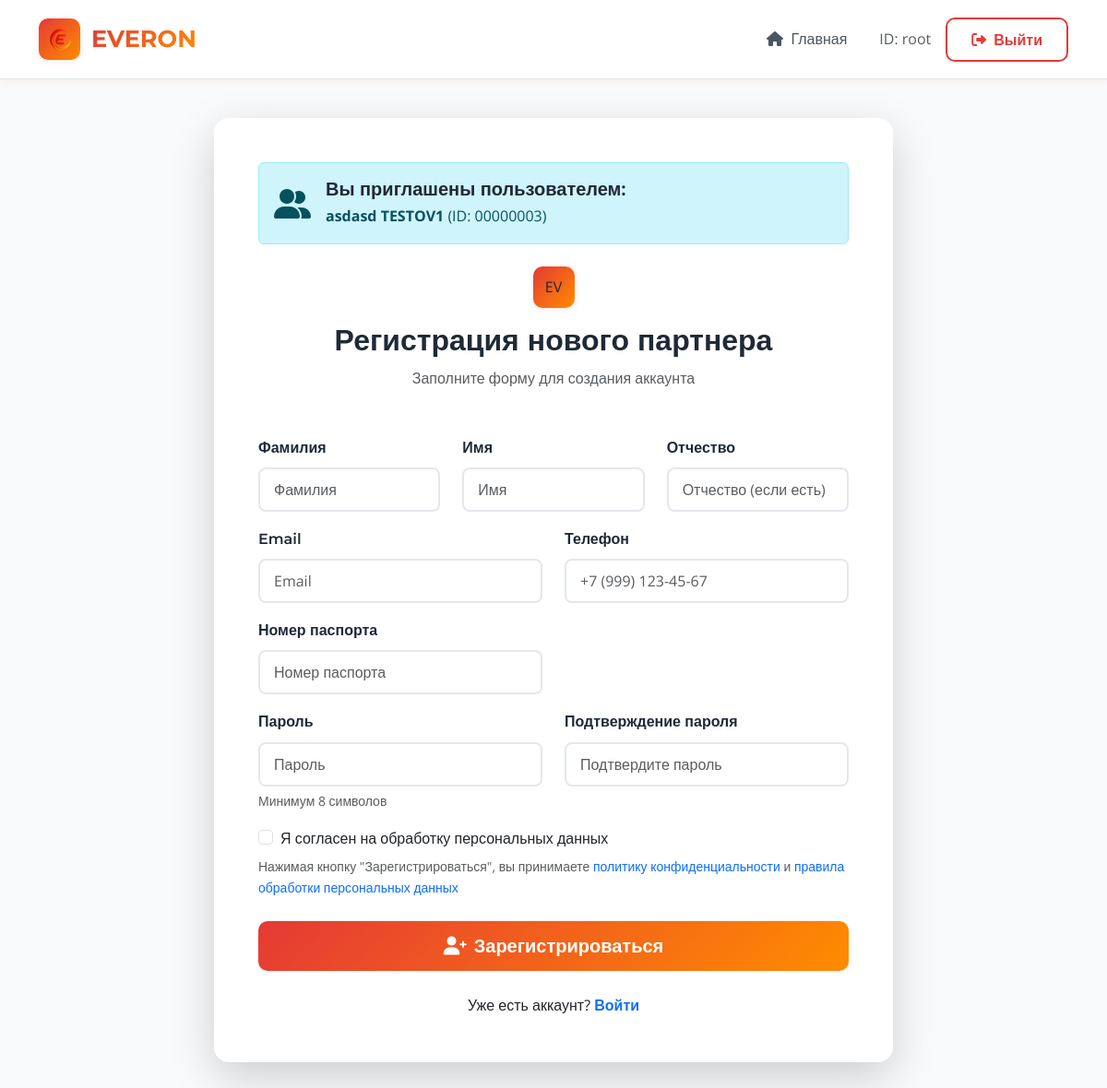
Page /register/ref-E0067E77007F4FB0/ (signed in) on the committed database.
### accounts/models.py (models this page shows, shortened)
class CustomUser(AbstractUser):
    user_id = models.CharField(
        max_length=8,
        unique=True,
        editable=False,
        verbose_name='ID пользователя'
    )
    phone = models.CharField(
        max_length=20,
        validators=[RegexValidator(r'^\+?1?\d{9,15}$', 'Введите корректный номер телефона')],
        verbose_name='Телефон'
    )
    country = models.CharField(
        max_length=100,
        verbose_name='Страна'
    )
    middle_name = models.CharField(
        max_length=100,
        blank=True,
        null=True,
        verbose_name='Отчество'
    )
    passport_number = models.CharField(
        max_length=20,
        blank=True,
        null=True,
        verbose_name='Номер паспорта'
    )
    is_terms_accepted = models.BooleanField(
        default=False,
        verbose_name='Согласие на обработку данных'
    )
    is_email_verified = models.BooleanField(
        default=False,
        verbose_name='Email подтвержден'
    )
    email_verification_code = models.CharField(
        max_length=6,
        blank=True,
        null=True,
        verbose_name='Код подтверждения email'
    )
    email_verification_sent_at = models.DateTimeField(
        blank=True,
        null=True,
        verbose_name='Время отправки кода подтверждения'
    )
    referral_code = models.CharField(
        max_length=32,
        unique=True,
        editable=False,
        verbose_name='Реферальный код'
    )
    referrer = models.ForeignKey(
        'self',
        on_delete=models.SET_NULL,
        null=True,
        blank=True,
        related_name='referrals',
        verbose_name='Пригласивший пользователь'
    )
    referral_link = models.CharField(
        max_length=255,
        unique=True,
        editable=False,
        verbose_name='Реферальная ссылка'
    )
    personal_volume = models.DecimalField(
        max_digits=10,
        decimal_places=2,
        default=0,
        verbose_name='Личный объем'
    )
    group_volume = models.DecimalField(
        max_digits=10,
        decimal_places=2,
        default=0,
        verbose_name='Групповой объем'
    )
    earnings = models.DecimalField(
        max_digits=10,
        decimal_places=2,
        default=0,
        verbose_name='Начисления'
    )
    available_for_withdrawal = models.DecimalField(
        max_digits=10,
        decimal_places=2,
        default=0,
        verbose_name='Доступно для вывода'
    )
    partner_level = models.CharField(
        max_length=50,
        default='Начинающий',
        verbose_name='Уровень партнера'
    )
    registration_date = models.DateField(
        auto_now_add=True,
        verbose_name='Дата регистрации'
    )
    is_partner = models.BooleanField(
        default=True,
        verbose_name='Партнер'
    )
    total_referrals = models.PositiveIntegerField(
        default=0,
        verbose_name='Всего приглашенных'
    )
    active_referrals = models.PositiveIntegerField(
        default=0,
        verbose_name='Активных рефералов'
    )
    USER_TYPE_CHOICES = (
        ('partner', 'Партнер'),
        ('store', 'Магазин/Продавец'),
    )
    user_type = models.CharField(
        max_length=10,
        choices=USER_TYPE_CHOICES,
        default='partner',
        verbose_name='Тип пользователя'
    )
    class Meta:
        verbose_name = 'Пользователь'
        verbose_name_plural = 'Пользователи'

### accounts/views.py (the view)
# urls.py: path('register/<str:referral_link>/', accounts_views.referral_register_view, name='referral_register'),
def referral_register_view(request, referral_link):
    try:
        referrer = CustomUser.objects.get(referral_link=referral_link)
    except CustomUser.DoesNotExist:
        messages.error(request, 'Неверная реферальная ссылка')
        return redirect('accounts:login')
    if request.method == 'POST':
        form = ReferralRegistrationForm(request.POST)
        if form.is_valid():
            try:
                user = form.save(referrer=referrer)
                verification_code = user.generate_email_verification_code()
                send_verification_email_task.delay(
                    email=user.email,
                    code=verification_code,
                    username=user.get_full_name()
                )
                request.session['user_for_verification'] = user.user_id
                request.session['email_for_verification'] = user.email
                messages.success(request,
                                 f'Регистрация успешна! На почту {user.email} отправлен код подтверждения.')
                return redirect('accounts:verify_email')
            except Exception as e:
                messages.error(request, f'Ошибка при регистрации: {str(e)}')
    else:
        form = ReferralRegistrationForm()
    context = {
        'form': form,
        'referrer': referrer,
        'referral_link': referral_link
    }
    return render(request, 'accounts/referral_register.html', context)

### templates/accounts/referral_register.html (shortened to what this page needs)
{% extends 'base.html' %}
{% block content %}
<div class="container py-5">
    <div class="row justify-content-center">
        <div class="col-md-8">
            <div class="card shadow-lg border-0">
                <div class="card-body p-5">
                    {% if referrer %}
                    <div class="alert alert-info mb-4">
                        <div class="d-flex align-items-center">
                            <i class="fas fa-user-friends fa-2x me-3"></i>
                            <div>
                                <h5 class="mb-1">Вы приглашены пользователем:</h5>
                                <p class="mb-0">
                                    <strong>{{ referrer.get_full_name }}</strong>
                                    (ID: {{ referrer.user_id }})
                                </p>
                            </div>
                        </div>
                    </div>
                    {% endif %}
                    <div class="text-center mb-5">
                        <div class="logo-square mx-auto mb-3">
                            <span>EV</span>
                        </div>
                        <h2 class="fw-bold">Регистрация нового партнера</h2>
                        <p class="text-muted">Заполните форму для создания аккаунта</p>
                    </div>
                    <form method="post" novalidate>
                        <div class="row">
                            <div class="col-md-4 mb-3">
                                <label class="form-label">{{ form.last_name.label }}</label>
                                {{ form.last_name }}
                            </div>
                            <div class="col-md-4 mb-3">
                                <label class="form-label">{{ form.first_name.label }}</label>
                                {{ form.first_name }}
                            </div>
                            <div class="col-md-4 mb-3">
                                <label class="form-label">{{ form.middle_name.label }}</label>
                                {{ form.middle_name }}
                            </div>
                        </div>
                        <div class="row">
                            <div class="col-md-6 mb-3">
                                <label class="form-label">{{ form.email.label }}</label>
                                {{ form.email }}
                            </div>
                            <div class="col-md-6 mb-3">
                                <label class="form-label">{{ form.phone.label }}</label>
                                {{ form.phone }}
                            </div>
                        </div>
                        <div class="row">
                            <div class="col-md-6 mb-3">
                                <label class="form-label">{{ form.passport_number.label }}</label>
                                {{ form.passport_number }}
                            </div>
                        </div>
                        <div class="row">
                            <div class="col-md-6 mb-3">
                                <label class="form-label">{{ form.password1.label }}</label>
                                {{ form.password1 }}
                                <div class="form-text">Минимум 8 символов</div>
                            </div>
                            <div class="col-md-6 mb-3">
                                <label class="form-label">{{ form.password2.label }}</label>
                                {{ form.password2 }}
                            </div>
                        </div>
                        <div class="mb-4">
                            <div class="form-check">
                                {{ form.terms_accepted }}
                                <label class="form-check-label" for="{{ form.terms_accepted.id_for_label }}">
                                    {{ form.terms_accepted.label }}
                                </label>
                            </div>
                            <div class="form-text">
                                Нажимая кнопку "Зарегистрироваться", вы принимаете
                                <a href="#" class="text-decoration-none">политику конфиденциальности</a> и
                                <a href="#" class="text-decoration-none">правила обработки персональных данных</a>
                            </div>
                        </div>
                        <div class="d-grid mb-4">
                            <button type="submit" class="btn btn-gradient btn-lg">
                                <i class="fas fa-user-plus me-2"></i>Зарегистрироваться
                            </button>
                        </div>
                        <div class="text-center">
                            <p class="mb-0">
                                Уже есть аккаунт?
                                <a href="{% url 'accounts:login' %}" class="text-decoration-none fw-bold">
                                    Войти
                                </a>
                            </p>
                        </div>
                    </form>
                </div>
            </div>
        </div>
    </div>
</div>
{% endblock %}

### templates/includes/navbar.html (shortened to what this page needs)
<nav class="navbar navbar-expand-lg navbar-light fixed-top">
    <div class="container">
        <a class="navbar-brand" href="{% url 'catalog:index' %}">
            <div class="logo-container">
                <div class="logo-square">
                    <img src="/static/images/logo.png" alt="EVERON" style="width: 80%; height: 80%; object-fit: contain;">
                </div>
                <div class="logo-text">
                    <span class="logo-main">EVERON</span>
                </div>
            </div>
        </a>
        <div class="collapse navbar-collapse" id="navbarNav">
            <ul class="navbar-nav ms-auto">
                <li class="nav-item">
                    <a class="nav-link {% if request.resolver_match.url_name == 'dashboard' %}active{% endif %}"
                       href="{% url 'catalog:index' %}">
                        <i class="fas fa-home me-1"></i> Главная
                    </a>
                </li>
            </ul>
            <div class="d-flex align-items-center ms-3">
                {% if user.is_authenticated %}
                <span class="me-3 text-muted">ID: {{ user.username }}</span>
                <a href="{% url 'accounts:logout' %}" class="btn btn-outline-accent">
                    <i class="fas fa-sign-out-alt me-2"></i>Выйти
                </a>
                {% else %}
                <a href="{% url 'accounts:login' %}" class="btn btn-gradient">
                    <i class="fas fa-sign-in-alt me-2"></i>Войти
                </a>
                {% endif %}
            </div>
        </div>
    </div>
</nav>

### static/css/style.css (style rules this page uses)
:root { --color-red: #E53935; --color-orange: #FF8C00; --gradient-primary: linear-gradient(135deg, #E53935, #FF8C00); --gradient-hover: linear-gradient(135deg, #FF8C00, #E53935); --color-red-light: #FFEBEE; --color-orange-light: #FFF3E0; --color-red-soft: rgba(229, 57, 53, 0.08); --color-orange-soft: rgba(255, 140, 0, 0.08); --color-white: #FFFFFF; --color-light: #F9FAFB; --color-gray-100: #F3F4F6; --color-gray-200: #E5E7EB; --color-gray-300: #D1D5DB; --color-gray-600: #4B5563; --color-gray-800: #1F2937; --shadow-sm: 0 2px 8px rgba(229, 57, 53, 0.08); --shadow-md: 0 4px 16px rgba(229, 57, 53, 0.12); --shadow-lg: 0 8px 32px rgba(229, 57, 53, 0.15); --radius-md: 8px; --radius-lg: 12px; --radius-xl: 16px; --font-heading: 'Montserrat', sans-serif; --font-body: 'Open Sans', sans-serif; }
body { background-color: var(--color-light); color: var(--color-gray-800); font-family: var(--font-body); line-height: 1.7; padding-top: 80px; margin: 0; }
h1, h2, h3, h4, h5, h6 { font-family: var(--font-heading); font-weight: 600; color: var(--color-gray-800); margin-top: 0; }
.navbar { background-color: var(--color-white); padding: 15px 0; box-shadow: var(--shadow-sm); border-bottom: 1px solid var(--color-gray-200); }
.logo-container { display: flex; align-items: center; }
.logo-square { width: 45px; height: 45px; border-radius: 10px; display: flex; align-items: center; justify-content: center; margin-right: 12px; box-shadow: var(--shadow-sm); background: var(--gradient-primary); overflow: hidden; position: relative; }
.logo-square img { max-width: 90%; max-height: 90%; width: auto; height: auto; object-fit: contain; position: absolute; top: 50%; left: 50%; transform: translate(-50%, -50%); }
.logo-text { display: flex; flex-direction: column; line-height: 1.2; }
.logo-main { font-family: var(--font-heading); font-weight: 700; font-size: 1.6rem; background: var(--gradient-primary); -webkit-background-clip: text; background-clip: text; -webkit-text-fill-color: transparent; }
.nav-link { color: var(--color-gray-600) !important; font-weight: 500; padding: 8px 16px !important; border-radius: 8px; transition: all 0.3s ease; margin: 0 3px; font-family: var(--font-heading); text-decoration: none; }
.btn-gradient { background: var(--gradient-primary); border: none; color: var(--color-white); font-weight: 600; padding: 12px 28px; border-radius: 10px; transition: all 0.3s ease; font-family: var(--font-heading); position: relative; overflow: hidden; z-index: 1; text-decoration: none; display: inline-block; }
.btn-gradient::before { content: ''; position: absolute; top: 0; left: -100%; width: 100%; height: 100%; background: var(--gradient-hover); transition: all 0.4s ease; z-index: -1; }
.btn-outline-accent { border: 2px solid var(--color-red); background: transparent; color: var(--color-red); font-weight: 600; padding: 10px 26px; border-radius: 10px; transition: all 0.3s ease; position: relative; overflow: hidden; z-index: 1; text-decoration: none; display: inline-block; }
.btn-outline-accent::before { content: ''; position: absolute; top: 0; left: -100%; width: 100%; height: 100%; background: var(--color-red); transition: all 0.4s ease; z-index: -1; }
.form-control, .form-select { border: 2px solid var(--color-gray-200); border-radius: var(--radius-md); padding: 10px 15px; font-family: var(--font-body); transition: all 0.3s ease; }
.form-label { font-weight: 600; color: var(--color-gray-800); margin-bottom: 8px; font-family: var(--font-heading); }
.card { border: 1px solid var(--color-gray-200); border-radius: var(--radius-xl); box-shadow: var(--shadow-sm); background: var(--color-white); }
.card-body { padding: 25px; }

### rows in the picture
CustomUser: username "root"
CustomUser: get_full_name "asdasd TESTOV1", user_id "00000003"
